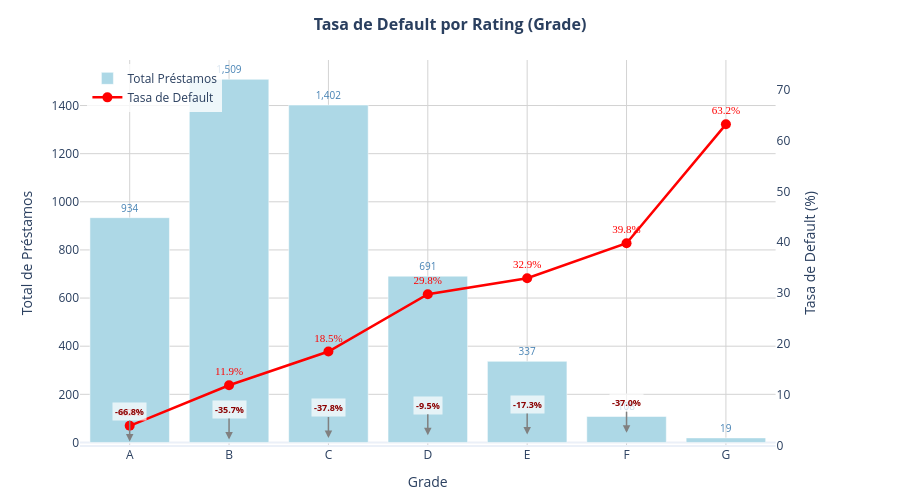

Source (notebook cell):
### Markdown cell above
### 7.2 Tasa de Default por Grade

La calificacion (Grade) es uno de los predictores mas intuitivos del riesgo
de default. LendingClub asigna grades de A (menor riesgo) a G (mayor riesgo)
basandose en el historial crediticio del solicitante.

**Hipotesis:** A medida que empeora el grade, la tasa de default deberia
aumentar monotonicamente.

### Code cell
# import plotly.graph_objects as go
# from plotly.subplots import make_subplots

# Preparar datos
df_acc["grade"] = pd.Categorical(df_acc["grade"], 
                                 categories=["A","B","C","D","E","F","G"], 
                                 ordered=True)
gb = df_acc.groupby("grade", observed=True)["bad_loan"].agg(["count", "mean"])
gb["mean"] *= 100

# Calcular incrementos vs siguiente grado
deltas = []
for idx in gb.index:
    delta = ""
    if idx != "G":
        next_grade = chr(ord(idx) + 1)
        if next_grade in gb.index:
            inc = (gb.loc[idx, "mean"] / gb.loc[next_grade, "mean"] - 1) * 100
            delta = f"{'+' if inc > 0 else ''}{inc:.1f}%"
    deltas.append(delta)

# Crear figura con doble eje Y
fig = make_subplots(specs=[[{"secondary_y": True}]])

# Barras
fig.add_trace(
    go.Bar(
        x=gb.index,
        y=gb["count"],
        name="Total Préstamos",
        marker_color="lightblue",
        text=[f"{int(c):,}" for c in gb["count"]],
        textposition="outside",
        textfont=dict(size=10, color="steelblue"),
        hovertemplate="<b>Grade %{x}</b><br>" +
                      "Préstamos: %{y:,}<br>" +
                      "<extra></extra>"
    ),
    secondary_y=False
)

# Línea de tasa de default
fig.add_trace(
    go.Scatter(
        x=gb.index,
        y=gb["mean"],
        name="Tasa de Default",
        mode="lines+markers+text",
        marker=dict(size=10, color="red", symbol="circle"),
        line=dict(color="red", width=2.5),
        text=[f"{m:.1f}%" for m in gb["mean"]],
        textposition="top center",
        textfont=dict(size=11, color="red", family="Arial Black"),
        hovertemplate="<b>Grade %{x}</b><br>" +
                      "Default: %{y:.1f}%<br>" +
                      "<extra></extra>"
    ),
    secondary_y=True
)

# Configurar layout
fig.update_layout(
    title=dict(
        text="<b>Tasa de Default por Rating (Grade)</b>",
        font=dict(size=16),
        x=0.5,
        xanchor="center"
    ),
    hovermode="x unified",
    legend=dict(
        yanchor="top",
        y=0.99,
        xanchor="left",
        x=0.01,
        bgcolor="rgba(255, 255, 255, 0.8)"
    ),
    template="plotly_white",
    width=900,
    height=500,
    margin=dict(t=60, b=40)
)

# Eje Y izquierdo (barras)
fig.update_yaxes(
    title_text="Total de Préstamos",
    secondary_y=False,
    gridcolor="lightgray",
    showgrid=True
)

# Eje Y derecho (línea)
fig.update_yaxes(
    title_text="Tasa de Default (%)",
    secondary_y=True,
    gridcolor="rgba(0,0,0,0)",
    showgrid=False,
    range=[0, max(gb["mean"]) * 1.2]  # Margen superior para etiquetas
)

# Eje X
fig.update_xaxes(
    title_text="Grade",
    gridcolor="lightgray"
)

# Agregar anotaciones con delta vs siguiente grado
annotations = []
for i, (idx, row) in enumerate(gb.iterrows()):
    if deltas[i]:
        annotations.append(dict(
            x=idx,
            y=row["mean"],
            text=f"<b>{deltas[i]}</b>",
            showarrow=True,
            arrowhead=2,
            arrowsize=1,
            arrowwidth=1.5,
            arrowcolor="gray",
            ax=0,
            ay=-30,
            font=dict(size=9, color="darkred"),
            bgcolor="rgba(255,255,255,0.7)",
            borderpad=2
        ))

fig.update_layout(annotations=annotations)

# Mostrar gráfico interactivo
fig.show()

# --- Reporte en consola mejorado ---
print("\n" + "="*60)
print("📊 TASA DE DEFAULT POR GRADE")
print("="*60)
print(f"{'Grade':<8} {'Préstamos':>10} {'Default':>10} {'vs Siguiente':>15}")
print("-"*60)

for i, (idx, row) in enumerate(gb.iterrows()):
    delta_str = deltas[i] if deltas[i] else "N/A (último)"
    print(f"  {idx:<6} {int(row['count']):>10,} {row['mean']:>9.1f}% {delta_str:>15}")

# Calcular estadísticas adicionales
default_range = gb["mean"].max() - gb["mean"].min()
correlation = gb["mean"].corr(pd.Series(range(len(gb)), index=gb.index))

print("\n" + "-"*60)
print(f"📈 Rango de default: {default_range:.1f}% (de {gb['mean'].min():.1f}% a {gb['mean'].max():.1f}%)")
print(f"📈 Correlación ordinal: {correlation:.3f}")
print(f"📈 Ratio G/A: {gb.loc['G','mean']/gb.loc['A','mean']:.1f}x más defaults en G vs A")
print("\n✅ CONCLUSIÓN: La tasa de default aumenta progresivamente de Grade A a Grade G,")
print("   confirmando que el rating es un factor predictivo fundamental.")
print("   Cada degradación de grado incrementa significativamente el riesgo de default.")
print("="*60)

### Figure 1 — Plotly figure (JSON) as saved in the notebook; plotly's stock layout.template omitted (floating-point values rounded to 4 significant figures)
{"data": [{"hovertemplate": "<b>Grade %{x}</b><br>Préstamos: %{y:,}<br><extra></extra>", "marker": {"color": "lightblue"}, "name": "Total Préstamos", "text": ["934", "1,509", "1,402", "691", "337", "108", "19"], "textfont": {"color": "steelblue", "size": 10}, "textposition": "outside", "type": "bar", "x": ["A", "B", "C", "D", "E", "F", "G"], "xaxis": "x", "y": [934, 1509, 1402, 691, 337, 108, 19], "yaxis": "y"}, {"hovertemplate": "<b>Grade %{x}</b><br>Default: %{y:.1f}%<br><extra></extra>", "line": {"color": "red", "width": 2.5}, "marker": {"color": "red", "size": 10, "symbol": "circle"}, "mode": "lines+markers+text", "name": "Tasa de Default", "text": ["4.0%", "11.9%", "18.5%", "29.8%", "32.9%", "39.8%", "63.2%"], "textfont": {"color": "red", "family": "Arial Black", "size": 11}, "textposition": "top center", "type": "scatter", "x": ["A", "B", "C", "D", "E", "F", "G"], "xaxis": "x", "y": [3.961, 11.93, 18.54, 29.81, 32.94, 39.81, 63.16], "yaxis": "y2"}], "layout": {"annotations": [{"arrowcolor": "gray", "arrowhead": 2, "arrowsize": 1, "arrowwidth": 1.5, "ax": 0, "ay": -30, "bgcolor": "rgba(255,255,255,0.7)", "borderpad": 2, "font": {"color": "darkred", "size": 9}, "showarrow": true, "text": "<b>-66.8%</b>", "x": "A", "y": 3.961}, {"arrowcolor": "gray", "arrowhead": 2, "arrowsize": 1, "arrowwidth": 1.5, "ax": 0, "ay": -30, "bgcolor": "rgba(255,255,255,0.7)", "borderpad": 2, "font": {"color": "darkred", "size": 9}, "showarrow": true, "text": "<b>-35.7%</b>", "x": "B", "y": 11.93}, {"arrowcolor": "gray", "arrowhead": 2, "arrowsize": 1, "arrowwidth": 1.5, "ax": 0, "ay": -30, "bgcolor": "rgba(255,255,255,0.7)", "borderpad": 2, "font": {"color": "darkred", "size": 9}, "showarrow": true, "text": "<b>-37.8%</b>", "x": "C", "y": 18.54}, {"arrowcolor": "gray", "arrowhead": 2, "arrowsize": 1, "arrowwidth": 1.5, "ax": 0, "ay": -30, "bgcolor": "rgba(255,255,255,0.7)", "borderpad": 2, "font": {"color": "darkred", "size": 9}, "showarrow": true, "text": "<b>-9.5%</b>", "x": "D", "y": 29.81}, {"arrowcolor": "gray", "arrowhead": 2, "arrowsize": 1, "arrowwidth": 1.5, "ax": 0, "ay": -30, "bgcolor": "rgba(255,255,255,0.7)", "borderpad": 2, "font": {"color": "darkred", "size": 9}, "showarrow": true, "text": "<b>-17.3%</b>", "x": "E", "y": 32.94}, {"arrowcolor": "gray", "arrowhead": 2, "arrowsize": 1, "arrowwidth": 1.5, "ax": 0, "ay": -30, "bgcolor": "rgba(255,255,255,0.7)", "borderpad": 2, "font": {"color": "darkred", "size": 9}, "showarrow": true, "text": "<b>-37.0%</b>", "x": "F", "y": 39.81}], "height": 500, "hovermode": "x unified", "legend": {"bgcolor": "rgba(255, 255, 255, 0.8)", "x": 0.01, "xanchor": "left", "y": 0.99, "yanchor": "top"}, "margin": {"b": 40, "t": 60}, "title": {"font": {"size": 16}, "text": "<b>Tasa de Default por Rating (Grade)</b>", "x": 0.5, "xanchor": "center"}, "width": 900, "xaxis": {"anchor": "y", "domain": [0, 0.94], "gridcolor": "lightgray", "title": {"text": "Grade"}}, "yaxis": {"anchor": "x", "domain": [0, 1], "gridcolor": "lightgray", "showgrid": true, "title": {"text": "Total de Préstamos"}}, "yaxis2": {"anchor": "x", "gridcolor": "rgba(0,0,0,0)", "overlaying": "y", "range": [0, 75.79], "showgrid": false, "side": "right", "title": {"text": "Tasa de Default (%)"}}}}
